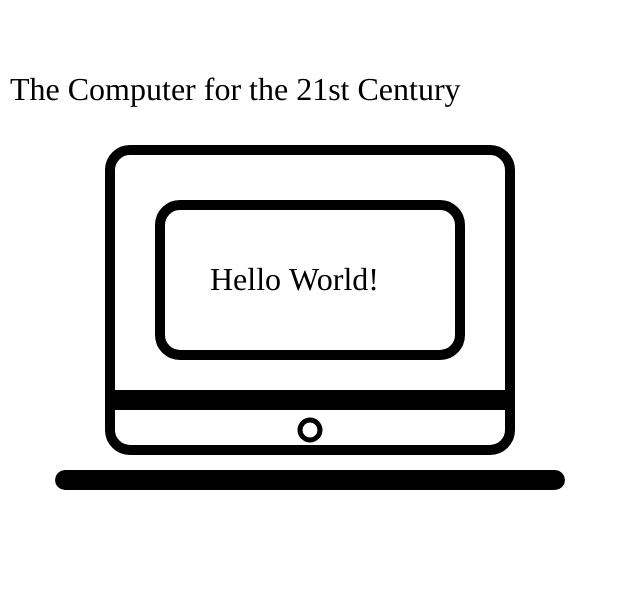
Frame 1 (no input)
Frame 60 (no input): identical to frame 1, image omitted
Frame 120 (the mouse pressed at the canvas centre since frame 60): identical to frame 1, image omitted

The p5.js sketch that drew this single still picture (run headless with seeded random() and noise() and a simulated clock; from frame 60 on, the mouse is pressed at the canvas centre):

// p5.js sketch
// ── sketch.js
function setup() {
	createCanvas(620, 600);
	textSize(32);
	rectMode(CENTER);
	strokeWeight(10);
	textFont('arial black');
}

function draw() {
	background(255);
	strokeWeight(10);
	text("The Computer for the 21st Century", width /2 -300, height * 1/3 - 100);
	rect(width/2, height/2, 400, 300, 20);
	rect(width/2, height/2-20, 300, 150, 20);
	rect(width/2, height* 2/3, 400, 10, 20);
	rect(width/2, height* 4/5, 500, 10, 20);
	strokeWeight(5);
	ellipse(width/2, height* 3/4 - 20, 20, 20);
	text("Hello World!", width /2 - 100, height/2-10);
}
